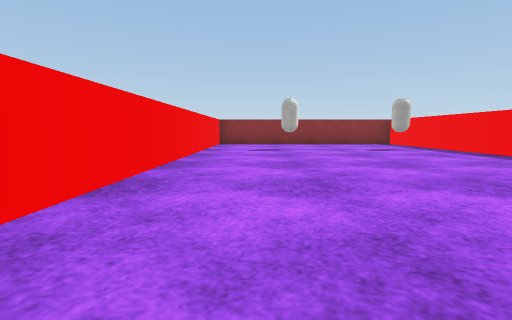
[1] (above)

16 first-person views from a walk through a scene from a Unity 3-D project. The camera is 0.55 m above the floor, tilts 6° down and sees 85° across. The floor is counted in squares, 1 m on a side. Each view is taken from the middle of a square. On the plan, view 1 faces up. The plan holds only what a view shows up to about 9 squares ahead; the rest is blank. The player character is not drawn. Surface patterns are stand-ins for the level's own textures.

[2]
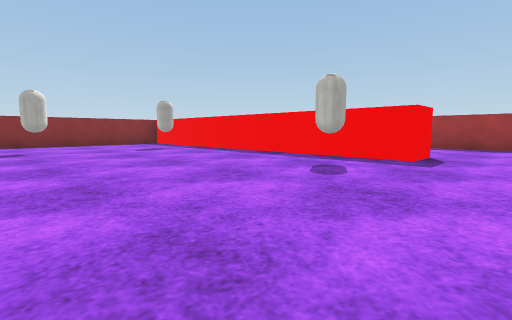

[3]
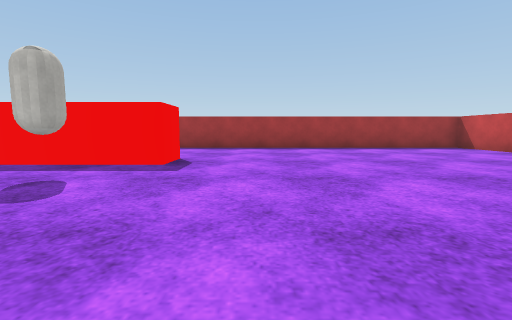

[4]
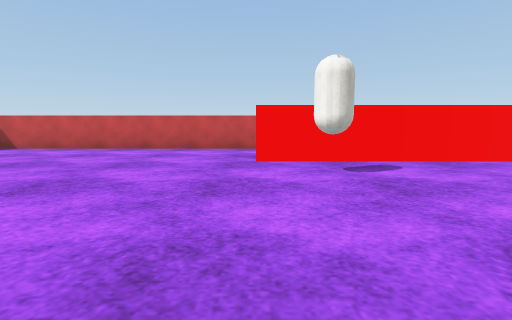

[5]
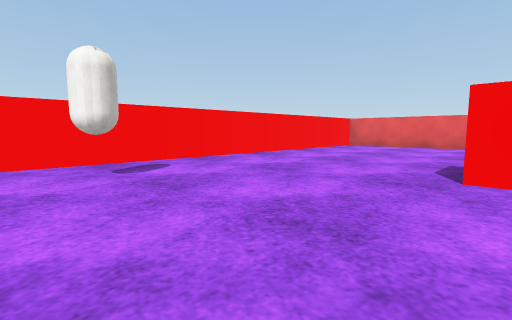

[6]
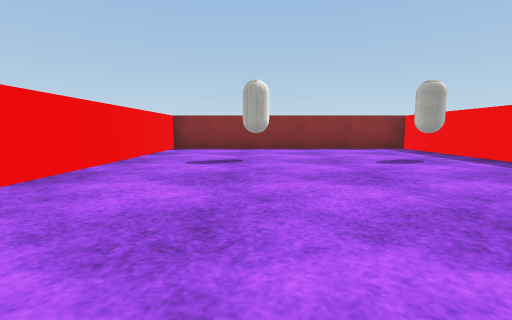

[7]
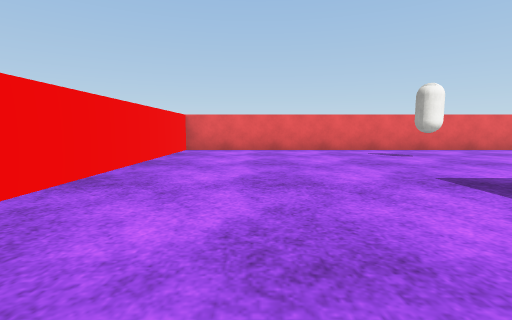

[8]
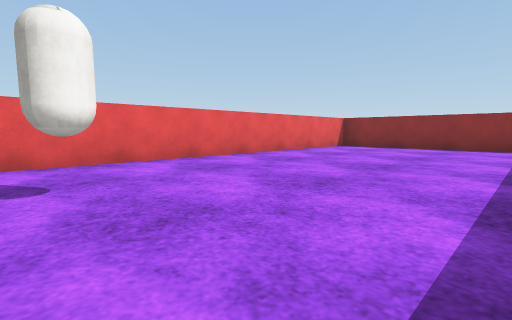

[9]
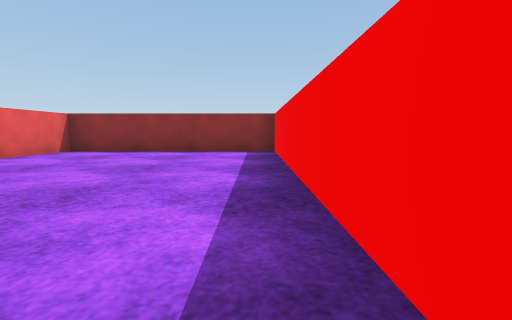

[10]
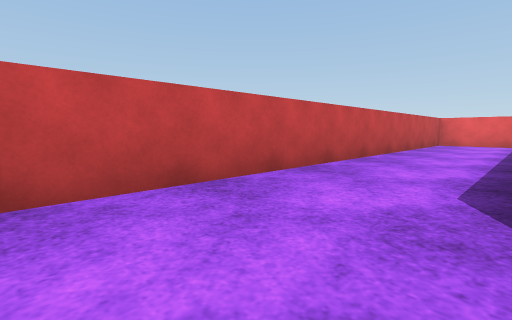

[11]
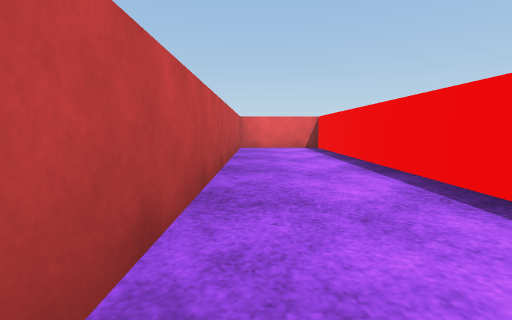

[12]
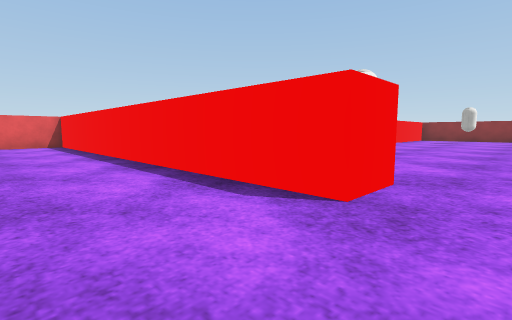

[13]
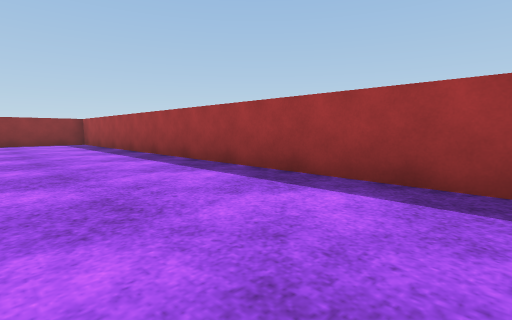

[14]
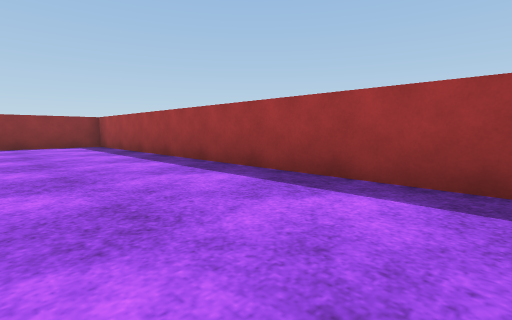

[15]
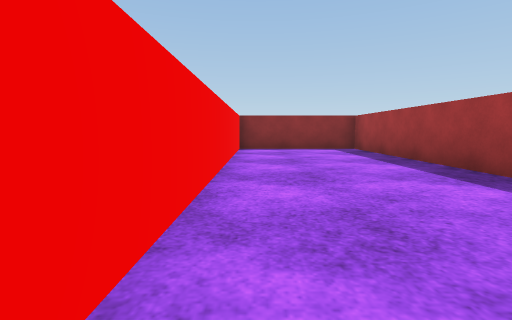

[16]
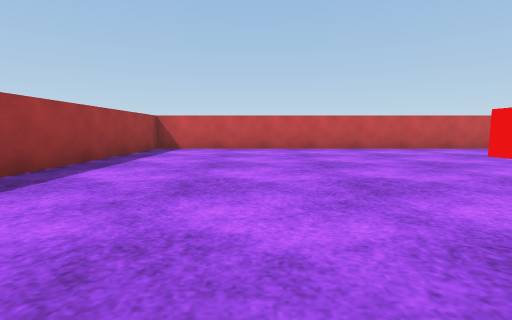

### Floor plan
Points are (right, up) in squares from view 1. A wall is a line through its corners. A room is listed if a view was taken in it or the views show most of it. See-through windows are left out.
Room 1 (views 1, 2, 3, 4, 5, 6, 7, 8, 9, 10, 11, 12, 13, 14, 15, 16)
walls: (-2.5, 4.5) (-2.5, 11.5) (-8, 11.5) (-8, -3) (2, -3) (2, -4) (-8, -4) (-8, -6.5) (10, -6.5) (10, 11.5) (6.5, 11.5) (6.5, 3.5); (6.6, 1.5) (5.5, 1.5) (5.5, 11.5) (-1.5, 11.5) (-1.5, 1.5)
objects: capsule (-6, 2) to (-6, 3); capsule (1, -2); capsule (1, 8); capsule (4, 2) to (4, 3); capsule (4, 8)

Positions as (right, up) in squares from view 1, and headings:
1: (0, 0), facing up
2: (0, 0), facing up-right
3: (1, 0), facing right
4: (2, 2), facing down
5: (2, 2), facing down-left
6: (1, 3), facing up
7: (0, -1), facing left
8: (-3, 2), facing up-left
9: (-3, 4), facing up
10: (4, -4), facing down-left
11: (1, -6), facing left
12: (3, -6), facing up-left
13: (7, -1), facing up-right
14: (7, 1), facing up-right
15: (7, 3), facing up
16: (7, 2), facing down
